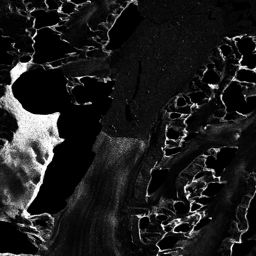
#> input picture 128_patches/sar_256/sar_256/train/Crane_2006-11-27_ERS_20_1_195.png, 256 x 256 px, found by its file name; its folder holds only this picture in this run
$ python resize.py
#> lines starting #> are read from the running program, lines starting #| are printed output that depends on the picture
from PIL import Image
import os

def resize_images(input_folder, output_folder, new_size):
    # Create output folder if it doesn't exist
#> called with input_folder = 'data_raw/data_raw/fronts/train', output_folder = '128_patches/fronts_256/train', new_size = (256, 256)
    if not os.path.exists(output_folder):
        os.makedirs(output_folder)

    # Loop through all files in the input folder
    for filename in os.listdir(input_folder):
        try:
            # Open the image
            with Image.open(os.path.join(input_folder, filename)) as img:
                # Resize the image
#> img is the input picture: PIL image 256x256 L; min 0, max 255, mean 29.3
                img = img.convert("L")
                img_resized = img.resize(new_size)

                for i in range(3):
                    for j in range(3):
                        # Crop and save each sub-image
                        box = (j * 128, i * 128, (j + 1) * 128, (i + 1) * 128)
                        sub_img = img_resized.crop(box)
                        sub_img_filename = f"{os.path.splitext(filename)[0]}_{i}{j}.png"  # Change extension if needed
                        sub_img.save(os.path.join(output_folder, sub_img_filename))
                        print(f"Saved {sub_img_filename} to {output_folder}")
#> this loop made 3 passes
#> pass 1, in resize_images, `sub_img.save(os.path.join(output_folder, sub_img_filename))`:
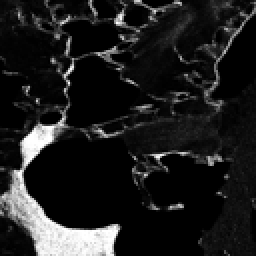
#> saved as Crane_2006-11-27_ERS_20_1_195_00.png: PIL image 128x128 L (shown 2 times larger); min 0, max 255, mean 29.7
#> pass 1, in resize_images, `sub_img.save(os.path.join(output_folder, sub_img_filename))`:
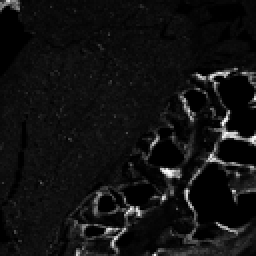
#> saved as Crane_2006-11-27_ERS_20_1_195_01.png: PIL image 128x128 L (shown 2 times larger); min 0, max 254, mean 17.3
#> pass 2, in resize_images, `sub_img.save(os.path.join(output_folder, sub_img_filename))`:
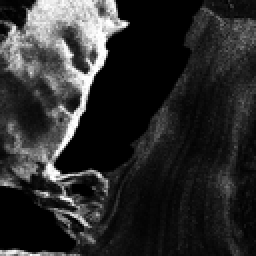
#> saved as Crane_2006-11-27_ERS_20_1_195_10.png: PIL image 128x128 L (shown 2 times larger); min 0, max 255, mean 43.7
                # Save the resized image to the output folder
                #img_resized.save(os.path.join(output_folder, filename))
                #print(f"Resized {filename} and saved to {output_folder}")
        except Exception as e:
            print(f"Error processing {filename}: {e}")

if __name__ == "__main__":
    # Input and output folders
    input_folder = "data_raw/data_raw/fronts/train"
    output_folder = "128_patches/fronts_256/train"

    # New size for the images (width, height)
    new_size = (256, 256)

    # Call the function to resize images
    resize_images(input_folder, output_folder, new_size)

$ run again, on 128_patches/sar_256/sar_256/train/Crane_2010-05-29_ENVISAT_20_3_467.png
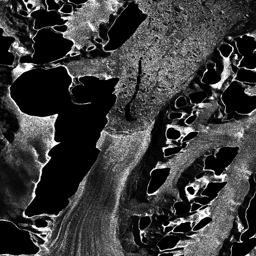
#> input picture 128_patches/sar_256/sar_256/train/Crane_2010-05-29_ENVISAT_20_3_467.png, 256 x 256 px, found by its file name
#> in resize_images, img is the input picture: PIL image 256x256 L; min 0, max 255, mean 58.2
#> the loop in resize_images, `for i in range(3):` made 3 passes
#> pass 1, in resize_images, `sub_img.save(os.path.join(output_folder, sub_img_filename))`:
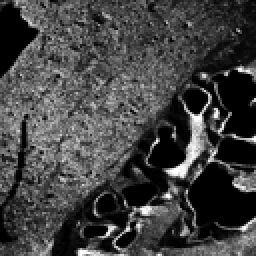
#> saved as Crane_2010-05-29_ENVISAT_20_3_467_01.png: PIL image 128x128 L (shown 2 times larger); min 0, max 255, mean 66.1
#> pass 2, in resize_images, `sub_img.save(os.path.join(output_folder, sub_img_filename))`:
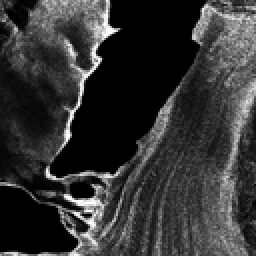
#> saved as Crane_2010-05-29_ENVISAT_20_3_467_10.png: PIL image 128x128 L (shown 2 times larger); min 0, max 255, mean 51.5

$ run again, on 128_patches/sar_256/sar_256/train/Crane_2010-09-15_PALSAR_17_4_138.png
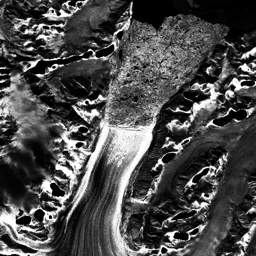
#> input picture 128_patches/sar_256/sar_256/train/Crane_2010-09-15_PALSAR_17_4_138.png, 256 x 256 px, found by its file name
#> in resize_images, img is the input picture: PIL image 256x256 L; min 0, max 255, mean 76.1
#> the loop in resize_images, `for i in range(3):` made 3 passes
#> pass 1, in resize_images, `sub_img.save(os.path.join(output_folder, sub_img_filename))`:
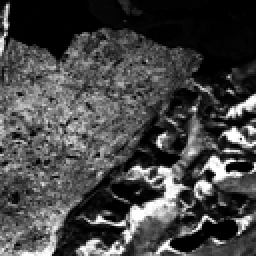
#> saved as Crane_2010-09-15_PALSAR_17_4_138_01.png: PIL image 128x128 L (shown 2 times larger); min 0, max 255, mean 69
#> pass 2, in resize_images, `sub_img.save(os.path.join(output_folder, sub_img_filename))`:
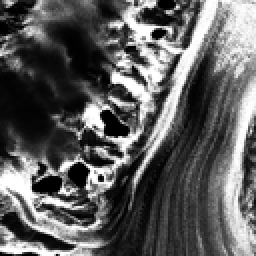
#> saved as Crane_2010-09-15_PALSAR_17_4_138_10.png: PIL image 128x128 L (shown 2 times larger); min 0, max 255, mean 93.7

$ run again, on 128_patches/sar_256/sar_256/train/Crane_2010-11-05_TSX_7_2_110.png
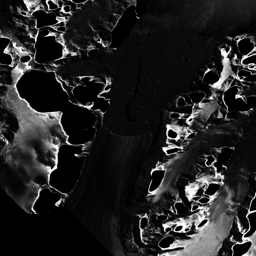
#> input picture 128_patches/sar_256/sar_256/train/Crane_2010-11-05_TSX_7_2_110.png, 256 x 256 px, found by its file name
#> in resize_images, img is the input picture: PIL image 256x256 L; min 0, max 255, mean 34.3
#> the loop in resize_images, `for i in range(3):` made 3 passes
#> pass 1, in resize_images, `sub_img.save(os.path.join(output_folder, sub_img_filename))`:
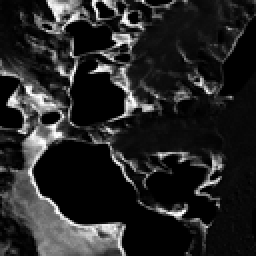
#> saved as Crane_2010-11-05_TSX_7_2_110_00.png: PIL image 128x128 L (shown 2 times larger); min 0, max 255, mean 37.4
#> pass 2, in resize_images, `sub_img.save(os.path.join(output_folder, sub_img_filename))`:
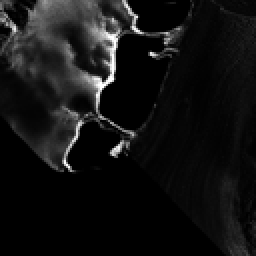
#> saved as Crane_2010-11-05_TSX_7_2_110_10.png: PIL image 128x128 L (shown 2 times larger); min 0, max 255, mean 18.8

$ run again, on 128_patches/sar_256/sar_256/train/Crane_2007-03-31_ENVISAT_20_3_467.png
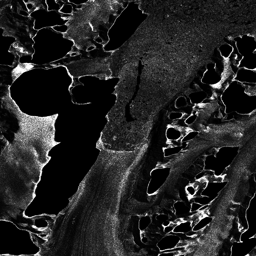
#> input picture 128_patches/sar_256/sar_256/train/Crane_2007-03-31_ENVISAT_20_3_467.png, 256 x 256 px, found by its file name
#> in resize_images, img is the input picture: PIL image 256x256 L; min 0, max 255, mean 35.9
#> the loop in resize_images, `for i in range(3):` made 3 passes
#> pass 1, in resize_images, `sub_img.save(os.path.join(output_folder, sub_img_filename))`:
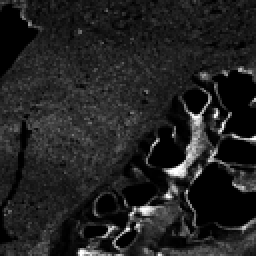
#> saved as Crane_2007-03-31_ENVISAT_20_3_467_01.png: PIL image 128x128 L (shown 2 times larger); min 0, max 255, mean 33.7
#> pass 2, in resize_images, `sub_img.save(os.path.join(output_folder, sub_img_filename))`:
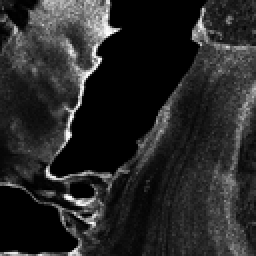
#> saved as Crane_2007-03-31_ENVISAT_20_3_467_10.png: PIL image 128x128 L (shown 2 times larger); min 0, max 255, mean 38.9
